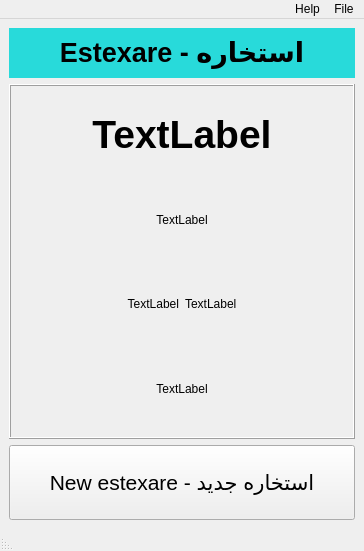
<?xml version="1.0" encoding="UTF-8"?>
<ui version="4.0">
 <class>MainWindow</class>
 <widget class="QMainWindow" name="MainWindow">
  <property name="geometry">
   <rect>
    <x>0</x>
    <y>0</y>
    <width>364</width>
    <height>551</height>
   </rect>
  </property>
  <property name="windowTitle">
   <string>Estexare - استخاره</string>
  </property>
  <property name="layoutDirection">
   <enum>Qt::RightToLeft</enum>
  </property>
  <widget class="QWidget" name="centralwidget">
   <layout class="QGridLayout" name="gridLayout">
    <item row="0" column="0">
     <layout class="QVBoxLayout" name="mainContainerVLayout">
      <property name="sizeConstraint">
       <enum>QLayout::SetDefaultConstraint</enum>
      </property>
      <item>
       <widget class="QLabel" name="titleLbl">
        <property name="sizePolicy">
         <sizepolicy hsizetype="Preferred" vsizetype="Minimum">
          <horstretch>0</horstretch>
          <verstretch>0</verstretch>
         </sizepolicy>
        </property>
        <property name="baseSize">
         <size>
          <width>0</width>
          <height>200</height>
         </size>
        </property>
        <property name="font">
         <font>
          <pointsize>20</pointsize>
          <weight>75</weight>
          <bold>true</bold>
         </font>
        </property>
        <property name="layoutDirection">
         <enum>Qt::RightToLeft</enum>
        </property>
        <property name="styleSheet">
         <string notr="true">background: #28dada;
padding: 1px 20px;</string>
        </property>
        <property name="lineWidth">
         <number>1</number>
        </property>
        <property name="text">
         <string>Estexare - استخاره</string>
        </property>
        <property name="alignment">
         <set>Qt::AlignHCenter|Qt::AlignTop</set>
        </property>
       </widget>
      </item>
      <item>
       <widget class="QFrame" name="frame">
        <property name="sizePolicy">
         <sizepolicy hsizetype="Expanding" vsizetype="Expanding">
          <horstretch>0</horstretch>
          <verstretch>0</verstretch>
         </sizepolicy>
        </property>
        <property name="frameShape">
         <enum>QFrame::Box</enum>
        </property>
        <property name="frameShadow">
         <enum>QFrame::Raised</enum>
        </property>
        <property name="lineWidth">
         <number>1</number>
        </property>
        <layout class="QGridLayout" name="gridLayout_2">
         <item row="0" column="0">
          <layout class="QVBoxLayout" name="verticalLayout">
           <item>
            <widget class="QLabel" name="resultLbl">
             <property name="sizePolicy">
              <sizepolicy hsizetype="Preferred" vsizetype="Preferred">
               <horstretch>0</horstretch>
               <verstretch>0</verstretch>
              </sizepolicy>
             </property>
             <property name="font">
              <font>
               <pointsize>29</pointsize>
               <weight>75</weight>
               <bold>true</bold>
              </font>
             </property>
             <property name="text">
              <string>TextLabel</string>
             </property>
             <property name="alignment">
              <set>Qt::AlignCenter</set>
             </property>
            </widget>
           </item>
           <item>
            <widget class="QLabel" name="descriptionLbl">
             <property name="text">
              <string>TextLabel</string>
             </property>
             <property name="alignment">
              <set>Qt::AlignCenter</set>
             </property>
            </widget>
           </item>
           <item>
            <layout class="QHBoxLayout" name="horizontalLayout">
             <item>
              <widget class="QLabel" name="suraLbl">
               <property name="text">
                <string>TextLabel</string>
               </property>
               <property name="alignment">
                <set>Qt::AlignLeading|Qt::AlignLeft|Qt::AlignVCenter</set>
               </property>
              </widget>
             </item>
             <item>
              <widget class="QLabel" name="ayeLbl">
               <property name="text">
                <string>TextLabel</string>
               </property>
               <property name="alignment">
                <set>Qt::AlignRight|Qt::AlignTrailing|Qt::AlignVCenter</set>
               </property>
              </widget>
             </item>
            </layout>
           </item>
           <item>
            <widget class="QLabel" name="ayeTextLbl">
             <property name="text">
              <string>TextLabel</string>
             </property>
             <property name="alignment">
              <set>Qt::AlignCenter</set>
             </property>
            </widget>
           </item>
          </layout>
         </item>
        </layout>
       </widget>
      </item>
      <item>
       <widget class="QPushButton" name="pushButton">
        <property name="minimumSize">
         <size>
          <width>0</width>
          <height>75</height>
         </size>
        </property>
        <property name="font">
         <font>
          <pointsize>16</pointsize>
          <weight>50</weight>
          <bold>false</bold>
         </font>
        </property>
        <property name="text">
         <string>New estexare - استخاره جدید</string>
        </property>
       </widget>
      </item>
     </layout>
    </item>
   </layout>
  </widget>
  <widget class="QMenuBar" name="menubar">
   <property name="geometry">
    <rect>
     <x>0</x>
     <y>0</y>
     <width>364</width>
     <height>24</height>
    </rect>
   </property>
   <widget class="QMenu" name="menuFile">
    <property name="title">
     <string>File</string>
    </property>
    <addaction name="actionNew"/>
    <addaction name="separator"/>
    <addaction name="actionQuit"/>
   </widget>
   <widget class="QMenu" name="menuHelp">
    <property name="title">
     <string>Help</string>
    </property>
    <addaction name="actionAbout"/>
   </widget>
   <addaction name="menuFile"/>
   <addaction name="menuHelp"/>
  </widget>
  <widget class="QStatusBar" name="statusbar"/>
  <action name="actionNew">
   <property name="text">
    <string>New</string>
   </property>
  </action>
  <action name="action">
   <property name="text">
    <string>-</string>
   </property>
  </action>
  <action name="actionQuit">
   <property name="text">
    <string>Quit</string>
   </property>
  </action>
  <action name="actionAbout">
   <property name="text">
    <string>About</string>
   </property>
  </action>
 </widget>
 <resources/>
 <connections/>
</ui>
